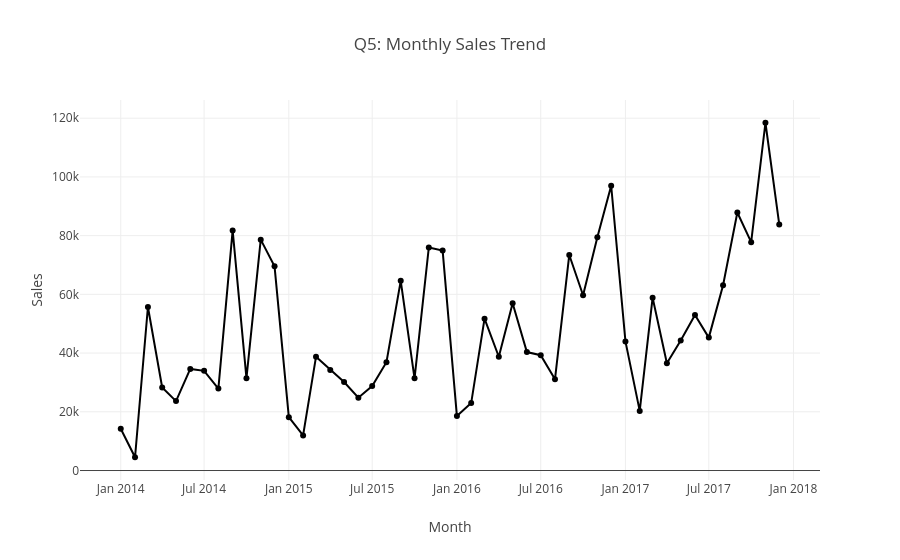

Source (notebook cell):
### Code cell
fig5 = px.line(
    monthly,
    x = 'Month',
    y = 'Sales',
    title = 'Q5: Monthly Sales Trend',
    markers =  True
)
fig5.show()

### Figure 1 — Plotly figure (JSON) as saved in the notebook; plotly's stock layout.template omitted (floating-point values rounded to 4 significant figures)
{"data": [{"hovertemplate": "Month=%{x}<br>Sales=%{y}<extra></extra>", "legendgroup": "", "line": {"color": "#000001", "dash": "solid"}, "marker": {"symbol": "circle"}, "mode": "lines+markers", "name": "", "orientation": "v", "showlegend": false, "type": "scatter", "x": ["2014-01", "2014-02", "2014-03", "2014-04", "2014-05", "2014-06", "2014-07", "2014-08", "2014-09", "2014-10", "2014-11", "2014-12", "2015-01", "2015-02", "2015-03", "2015-04", "2015-05", "2015-06", "2015-07", "2015-08", "2015-09", "2015-10", "2015-11", "2015-12", "2016-01", "2016-02", "2016-03", "2016-04", "2016-05", "2016-06", "2016-07", "2016-08", "2016-09", "2016-10", "2016-11", "2016-12", "2017-01", "2017-02", "2017-03", "2017-04", "2017-05", "2017-06", "2017-07", "2017-08", "2017-09", "2017-10", "2017-11", "2017-12"], "xaxis": "x", "y": [14240.0, 4520.0, 55690.0, 28300.0, 23650.0, 34600.0, 33950.0, 27910.0, 81780.0, 31450.0, 78630.0, 69550.0, 18170.0, 11950.0, 38730.0, 34200.0, 30130.0, 24800.0, 28770.0, 36900.0, 64600.0, 31400.0, 75970.0, 74920.0, 18540.0, 22980.0, 51720.0, 38750.0, 56990.0, 40340.0, 39260.0, 31120.0, 73410.0, 59690.0, 79410.0, 97000.0, 43970.0, 20300.0, 58870.0, 36520.0, 44260.0, 52980.0, 45260.0, 63120.0, 87870.0, 77780.0, 118400.0, 83830.0], "yaxis": "y"}], "layout": {"legend": {"tracegroupgap": 0}, "title": {"text": "Q5: Monthly Sales Trend"}, "xaxis": {"anchor": "y", "domain": [0, 1], "title": {"text": "Month"}}, "yaxis": {"anchor": "x", "domain": [0, 1], "title": {"text": "Sales"}}}}
